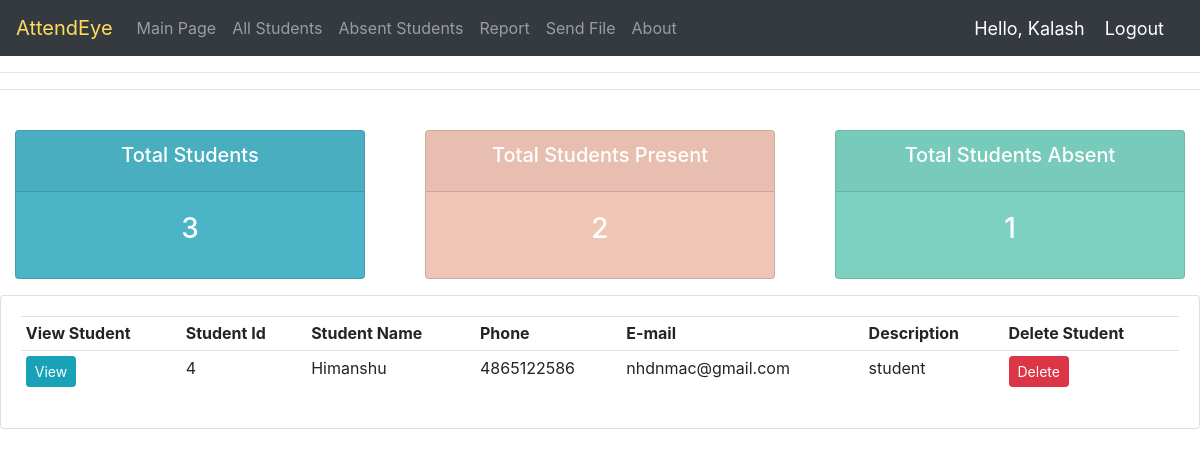
/absent_students/ (signed in), run on the app's committed database.
### face_rec/models.py (models this page shows, shortened)
class student_profile(models.Model):
    user=models.OneToOneField(User,null=True,blank=True,on_delete=models.CASCADE)
    student_id = models.CharField(primary_key=True,max_length=20)
    name = models.CharField(max_length=50)
    address = models.CharField(max_length = 100)
    phone = models.CharField(max_length =  50)
    email = models.CharField(max_length = 50)
    description = models.CharField(max_length = 200)
    mark = (
            ('Absent', 'Absent'),
            ('Present', 'Present'),
            )
    attendance = models.CharField(max_length=20,default='Absent', choices=mark)
    profile_pic=models.ImageField(default="static/images/nobody.jpg")

### face_rec/decorators.py (the view)
		def wrapper_func(request,*args,**kwargs):
			group=None
			if request.user.groups.exists():
				group=request.user.groups.all()[0].name
			if group in allowed_roles:
				return view_func(request,*args,**kwargs)
			else:
				return HttpResponse('You are Not Authorized To View This Page')

### face_rec/views.py (called while the page is built)
@login_required(login_url='login')
@allowed_users(allowed_roles=['teacher','admin'])
def absent_students(request):
    student=student_profile.objects.filter(attendance='Absent').all()
    total_students_absent=student_profile.objects.filter(attendance='Absent').count()
    total_students_present=student_profile.objects.filter(attendance='Present').count()
    total_students=student_profile.objects.count()
    context={'student':student,'total_students':total_students,'total_students_present':total_students_present,'total_students_absent':total_students_absent}
    return render(request,'face_rec/total.html',context)

### face_rec/templates/face_rec/total.html (shortened to what this page needs)
<!DOCTYPE html>
<html>
<head>
	<link rel="stylesheet" href="https://stackpath.bootstrapcdn.com/bootstrap/4.4.1/css/bootstrap.min.css">
</head>
<body>
	{% include 'face_rec/navbar.html' %}
	<hr>
    <hr>
</body>
</html>
{% include 'face_rec/status.html' %}
<div class="row">
    <div class="col-md">
        <div class="card card-body">
            <table class="table table-sm">
                <tr>
                    <th>View Student</th>
                    <th>Student Id</th>
                    <th>Student Name</th>
                    <th>Phone</th>
                    <th>E-mail</th>
                    <th>Description</th>
                    <th>Delete Student</th>
                </tr>
                {% for students in student %}
                    <tr>
                        <td><a class="btn btn-sm btn-info" href="{% url 'profile' students.student_id %}">View</a></td>
                        <td>{{students.student_id}}</td>
                        <td>{{students.name}}</td>
                        <td>{{students.phone}}</td>
                        <td>{{students.email}}</td>
                        <td>{{students.description}}</td>
                        <td><a class="btn btn-sm btn-danger" href="{% url 'delete' students.student_id %}">Delete</a></td>
                    </tr>
                {% endfor %}
            </table>
        </div>
    </div>
</div>

### face_rec/templates/face_rec/navbar.html (shortened to what this page needs)
{% load static %}
<nav class="navbar navbar-expand-lg navbar-dark bg-dark">
  	<a class="navbar-brand" href="#" id="logo">AttendEye</a>
  	<div class="collapse navbar-collapse" id="navbarNav">
    	<ul class="navbar-nav">
      		<li class="nav-item">
        		<a class="nav-link" href="{% url 'home' %}">Main Page</a>
      		</li>
      		<li class="nav-item">
        		<a class="nav-link" href="{% url 'all_students' %}">All Students</a>
      		</li>
          <li class="nav-item">
            <a class="nav-link" href="{% url 'absent_students' %}">Absent Students</a>
          </li>
          <li class="nav-item">
            <a class="nav-link" href="{% url 'report' %}">Report</a>
          </li>
          <li class="nav-item">
            <a class="nav-link" href="{% url 'send_file' %}">Send File</a>
          </li>
          <li class="nav-item">
            <a class="nav-link" href="{% url 'about' %}">About</a>
          </li>
    	</ul>
  	</div>
  <span class="hello-msg">Hello, {{request.user}}</span>
  <span><a class="hello-msg" href="{% url 'logout' %}">  Logout</a></span>
</nav>

### face_rec/templates/face_rec/total.html (style rules this page uses)
#logo { color:#fddc5c; }
body { background-color: #ebeff5; }

### face_rec/templates/face_rec/navbar.html (style rules this page uses)
.hello-msg { font-size:18px; color:#fff; margin-right:20px; }

### data on the page
student_profile: student_id "4", name "Himanshu", phone "4865122586", email "nhdnmac@gmail.com", description "student"

### other printed values
{{ request.user }} "Kalash"
{{ total_students }} "3"
{{ total_students_present }} "2"
{{ total_students_absent }} "1"
